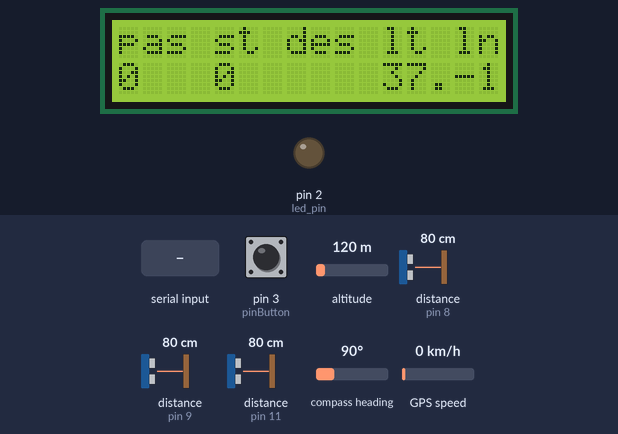
Bench run of a sketch on a simulated Arduino Mega 2560, built with avr-gcc and run on an emulated ATmega2560. On the bench: 16×2 character LCD, output pins drawn as LEDs (lit = HIGH). Wiring (inferred from the names in the program): 3 × ultrasonic range finder: trigger pin 10, echo pin 9 / trigger pin 12, echo pin 11 / trigger pin 13, echo pin 8. The inputs (shaded band) are chosen by the test bench; at power-on: pin 3 (pinButton) LOW, altitude 120 m, distance to the obstacle (sensors on pin 8, pin 9, pin 11) 80 cm, compass heading 90°, GPS speed 0 km/h. The echo pulse lasts 58.3 µs per cm; the GPS gets a fix after 3 s at 37.7749, -122.4194 with 8 satellites; the modem accepts every AT command (registered, SIM ready, sends succeed) and sends nothing else; pins used as bus, display or sensor lines are not drawn; what the sketch prints to the serial monitor is not drawn.

Above: at 3.75 s.
4.3 s: "Distance2: \n" received over Serial
At 7.8 s:
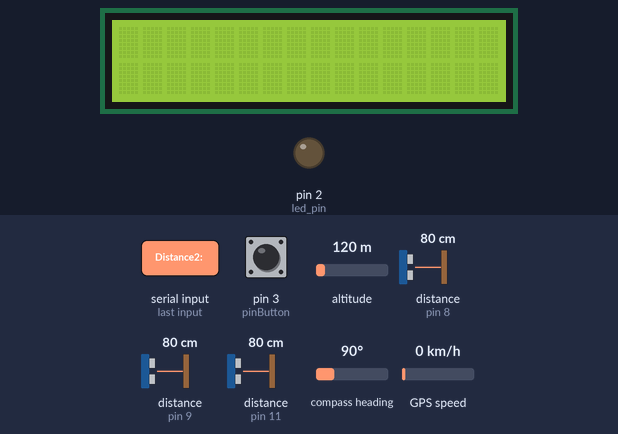
12.3 s: "90,45\n" received over Serial
22.9 s: "1\n" received over Serial
Timing chart, 0 to 25.9 s (numbered marks = the images above; inputs shaded):
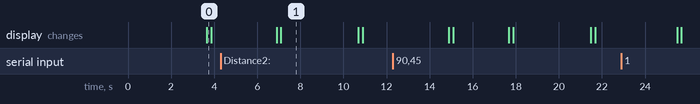

Measured:
- what the display in image 1 shows lasts 3.6 s, from 7.1 s to 10.7 s

The sketch:

tracking_device.ino
```cpp
//gps start
#include "TinyGPS++.h"
#include "SoftwareSerial.h"

#include <Wire.h>
#include <LiquidCrystal_I2C.h>

#include <Key.h>
#include <Keypad.h>

#include <SoftwareSerial.h>
#include <String.h>


SoftwareSerial serial_connection(50, 49); //( TX=pin 10,RX=pin 11)
TinyGPSPlus gps;//This is the GPS object that will pretty much do all the grunt work with the NMEA data
SoftwareSerial mySerial(7, 6);
//gps end

//passenger start

// defines pins numbers
const int trigPin1 = 10;
const int echoPin1 = 9;
const int trigPin2 = 12;
const int echoPin2 = 11;
const int trigPin3 = 13;
const int echoPin3 = 8;

// defines variables
long duration,valA1,valA2,valA3;
int distance;
long duration1,duration2;
int distance1,distance2;
int count;

//passenger end

//lcd start


double lg,lt,sped;


const byte LCDcolumns = 16;
const byte LCDrows = 2;

// 0x27 is the default address. Is your address 0x3F - if so, change  to 0x3F
LiquidCrystal_I2C lcd(0x27, LCDcolumns, LCDrows);

//lcd end

//keypad start

String des;


int key=0;
int led_pin=2;
const byte ROWS = 4; //four rows
const byte COLS = 4; //four columns
//define the cymbols on the buttons of the keypads
char hexaKeys[ROWS][COLS] = {
  {'1','2','3','A'},
  {'4','5','6','B'},
  {'7','8','9','C'},
  {'*','0','#','D'}
};


byte rowPins [ROWS] = {40,38,36,34}; //pins of the keypad
byte colPins [COLS] = {32,30,28,26};

Keypad customKeypad = Keypad(makeKeymap(hexaKeys), rowPins, colPins, ROWS, COLS);

//keypad end

//gprs start


//String api_key = "KWNXQUPD13PLR72O"; //Thinkspeak data write API KEY


//String field = "1"; //Thinkspeak data writing field no

//gprs end

//Rocker switch Start

int pinButton = 3; //the pin where we connect the button
 //the pin we connect the LED
int stat;
//Rocker Switch End
String no="IIUC-0999";


void setup()
{
  //gps start
  Serial.begin(9600);//This opens up communications to the Serial monitor in the Arduino IDE
  serial_connection.begin(9600);//This opens up communications to the GPS
  Serial.println("GPS Start");//Just show to the monitor that the sketch has started
  //gps end

  //passenger start

  pinMode(trigPin1, OUTPUT); // Sets the trigPin as an Output
pinMode(echoPin1, INPUT); // Sets the echoPin as an Input
pinMode(trigPin2, OUTPUT); // Sets the trigPin as an Output
pinMode(echoPin2, INPUT); // Sets the echoPin as an Input
pinMode(trigPin3, OUTPUT); // Sets the trigPin as an Output
pinMode(echoPin3, INPUT); // Sets the echoPin as an Input

  //passenger end

  //lcd start

   lcd.init();
  lcd.backlight();
  lcd.home();

  //lcd end

  //keypad start

   pinMode(led_pin,OUTPUT);

   //keypad end

   //gprs start

   mySerial.begin(9600);

   //gprs end

   //rocker switch start

    pinMode(pinButton, INPUT); //set the button pin as INPUT


//rocker switch end


}

//passenger start

enum SIGNALSTATES
{
  ST_GREEN,
  ST_RED1,
  ST_RED2,
  ST_YELLOW,
};
SIGNALSTATES signalState=ST_GREEN;

//passenger end


void loop()
{

  //passenger serial start

  while (Serial.available() == 0);

 int val = Serial.parseInt(); //read int or parseFloat for ..float...

 Serial.println(val);

 delay(2000);

  //passenger Serial end

  //gps start
  while(serial_connection.available())//While there are characters to come from the GPS
  {
    gps.encode(serial_connection.read());//This feeds the serial NMEA data into the library one char at a time
  }
  if(gps.location.isUpdated())//This will pretty much be fired all the time anyway but will at least reduce it to only after a package of NMEA data comes in
  {
    //Get the latest info from the gps object which it derived from the data sent by the GPS unit
    Serial.println("Satellite Count:");
    Serial.println(gps.satellites.value());
    Serial.println("Latitude:");
   Serial.println(gps.location.lat(), 6);
     lt = gps.location.lat();
    //Serial.println(lt);
    Serial.println("Longitude:");
    Serial.println(gps.location.lng(), 6);
     lg = gps.location.lng();
    //Serial.println(lt);
    Serial.println("Speed MPH:");
    Serial.println(gps.speed.mph());
     sped = gps.speed.mph();
    Serial.println(sped);
    Serial.println("Altitude Feet:");
    Serial.println(gps.altitude.feet());
    Serial.println("");
  }

  //gps end

  //passenger start

  // Clears the trigPin
digitalWrite(trigPin1, LOW);
digitalWrite(trigPin2, LOW);
digitalWrite(trigPin3, LOW);
delayMicroseconds(2);
// Sets the trigPin on HIGH state for 10 micro seconds
digitalWrite(trigPin1, HIGH);
delayMicroseconds(10);
digitalWrite(trigPin1, LOW);
// Clears the trigPin
duration = pulseIn(echoPin1, HIGH);
delayMicroseconds(2);
// Sets the trigPin on HIGH state for 10 micro seconds
digitalWrite(trigPin2, HIGH);
delayMicroseconds(10);
digitalWrite(trigPin2, LOW);
duration1 = pulseIn(echoPin2, HIGH);
delayMicroseconds(2);

digitalWrite(trigPin3, HIGH);
delayMicroseconds(10);
digitalWrite(trigPin3, LOW);
duration2 = pulseIn(echoPin3, HIGH);
delayMicroseconds(2);
// Reads the echoPin, returns the sound wave travel time in microseconds

// Calculating the distance
////distance= duration*0.034/2;
// Prints the distance on the Serial Monitor
// Calculating the distance
//distance1= duration1*0.034/2;
// Prints the distance on the Serial Monitor
//Serial.print("Distance: ");
//Serial.println(duration);
//Serial.print("Distance2: ");
//Serial.println(duration1);
Serial.println("start");
valA1=duration;
 valA2=duration1;
 valA3=duration2;
 Serial.println(valA1);
Serial.println(valA2);
Serial.println(valA3);
Serial.println("end");
switch(signalState)
{
  case ST_GREEN:
  signalgreen(valA1, valA2, valA3);
  break;
  case ST_RED1:
  signalred1(valA1, valA2, valA3);
  break;
  case ST_RED2:
  signalred2(valA1, valA2, valA3);
  break;
  case ST_YELLOW:
  signalyellow(valA1, valA2, valA3);
  break;
}

//passenger end


//keypad start

char customKey = customKeypad.getKey();


    Serial.println(customKey);


    if (customKey =='A'){

     des="kumira";
     Serial.println(des);
    }
       if (customKey =='B'){

     des="bbt";
     Serial.println(des);
    }
       if (customKey =='C'){

      des="chawkbazar";
     Serial.println(des);
    }
       if (customKey =='D'){

      des="agrabad";
     Serial.println(des);
    }


  //keypad end


  //Rocker Switch start

  int stateButton = digitalRead(pinButton); //read the state of the button
  if(stateButton == 1) { //if is pressed
     digitalWrite(led_pin, HIGH);
       stat=1;
      Serial.println(stat);
     //write 1 or HIGH to led pin
  } else { //if not pressed
     digitalWrite(led_pin, LOW);
      stat=0;
     Serial.println(stat);
    //write 0 or low to led pin
  }

   //gprs start
//  String sms="45";
String latL=String(lt);
String lngL=String(lg);
String speedL=String(sped);
String pas=String(count);
String st=String(stat);

Serial.print("Passenger :");
Serial.println(pas);

Serial.print("lat: ");
Serial.println(latL);
Serial.print("lng: ");
Serial.println(lngL);
Serial.print("spd: ");
Serial.println(speedL);
Serial.print("stat: ");
Serial.println(st);
 //Rocker Switch End
 Serial.print("Bus no:");
Serial.println(no);
Serial.print("Dest:");
Serial.println(des);

Send2Pachube(no,latL,lngL,speedL,pas,des,st);
//Send2Pachube(no);
  //lcd start

//void Send2Pachube(String no,double lt,double lg,double sped, int count ,String des,int stat)
//delay(10);
lcd.setCursor(0,0);
lcd.print("pas");
lcd.setCursor(0,1);
lcd.print(pas);

lcd.setCursor(4,0);
lcd.print("st");
lcd.setCursor(4,1);
lcd.print(st);

lcd.setCursor(7,0);
lcd.print("des");
lcd.setCursor(7,1);
lcd.print(des);

lcd.setCursor(11,0);
lcd.print("lt");
lcd.setCursor(11,1);
lcd.print(latL);

lcd.setCursor(14,0);
lcd.print("lng");
lcd.setCursor(14,1);
lcd.print(lngL);
delay(200);
lcd.clear();

//lcd end
  //gprs end


}


//passenger start

void signalgreen(int valA1, int valA2, int valA3){


  if (valA1<3000&& valA2>3000){

    signalState=ST_RED1;
  }
  else if (valA2>3000 && valA3<3000){

    signalState=ST_RED2;
  }

}

void signalred1(int valA1, int valA2, int valA3){

             // tell servo to go to position in variable 'pos'


  if (valA1>3000&& valA2<3000){

       count++;
       signalState=ST_YELLOW;
  }


    //Serial.print(count);


}

void signalred2(int valA1, int valA2, int valA3){

 if (valA2<3000 && valA3>3000){

    signalState=ST_RED2;
      count--;

//Serial.print(count);
    signalState=ST_YELLOW;

  }


}

void signalyellow(int valA1, int valA2, int valA3){
           // tell servo to go to position in variable 'pos'

  if ((valA1>3000&& valA2>3000)||(valA3>3000&& valA2>3000)){

////     lcd.clear();
Serial.print("Passenger :");
Serial.println(count);
//      lcd.print("Passenger:");
////delay(2000);
//lcd.setCursor(2,1);
//lcd.print(count);


    signalState=ST_GREEN;

  }
}

//passenger end

//gprs start
//void Send2Pachube(String no)
//Send2Pachube(no,latt,lngt,speedt,pass ,des,stats);
void Send2Pachube(String no,String latL,String lngL,String speedL,String pas ,String des,String st)
//void Send2Pachube(String no,double lt,double lg,double sped, int count ,String des,int stat)       //send data with gsm
{

 mySerial.println("AT+CSQ"); // Signal quality check
  //delay(10);
  ShowSerialData();


  mySerial.println("AT+CGATT?"); //Check if gets attached to registered network
  //delay(10);
  ShowSerialData();

  mySerial.println("AT+SAPBR=3,1,\"CONTYPE\",\"GPRS\"");//setting the SAPBR, the connection type is using gprs
  //delay(10);

  ShowSerialData();

  mySerial.println("AT+SAPBR=3,1,\"APN\",\"INTERNET\"");//setting the APN, Access point name string
  //delay(10);

  ShowSerialData();
  mySerial.println("AT+SAPBR=1,1");//setting the SAPBR
  //delay(10);

  ShowSerialData();
  mySerial.println("AT+HTTPINIT"); //init the HTTP request

  //delay(10);
  ShowSerialData();
  mySerial.print("AT+HTTPPARA=\"URL\",\"iiuctmdpro.000webhostapp.com/bustest/bustest.php?no=");
//  Send2Pachube(stat,des,lt,lg,sped,count);
mySerial.println(no);
mySerial.print("&lat=");
mySerial.println(latL);
mySerial.print("&lng=");
mySerial.print(lngL);
mySerial.print("&speed=");
mySerial.println(speedL);
mySerial.print("&pass=");
mySerial.println(pas);
mySerial.print("&des=");
mySerial.println(des);
mySerial.print("&stat=");
mySerial.println(st);
mySerial.println("\"");
//String str="AT+HTTPsPARA=\"URL\",\"rakibsarwar3.000webhostapp.com/bus.php?bus=\""+sms;
 // Serial.println("gprs");
  //mySerial.println(str);//begin send data to remote server
   //mySerial.println("AT+HTTPPARA=\"URL\",\"rakibsarwar3.000webhostapp.com/bus.php?bus=\""+sms);// setting the httppara, the second parameter is the website you want to access
  //delay(10);

  ShowSerialData();
  mySerial.println("AT+HTTPACTION=0");//submit the request
  delay(10);//the delay is very important, the delay time is base on the return from the website, if the return datas are very large, the time required longer.
  //while(!SIM900.available());
 ShowSerialData();
mySerial.println("AT+HTTPREAD");// read the data from the website you access
  //delay(10);
 // changeLed();
  ShowSerialData();

  mySerial.println("");
  //delay(10);

}


void ShowSerialData() //Show serial data
{
  while(mySerial.available()!=0)
    Serial.write(mySerial.read());
    Serial.println();
}

//gprs end
```
